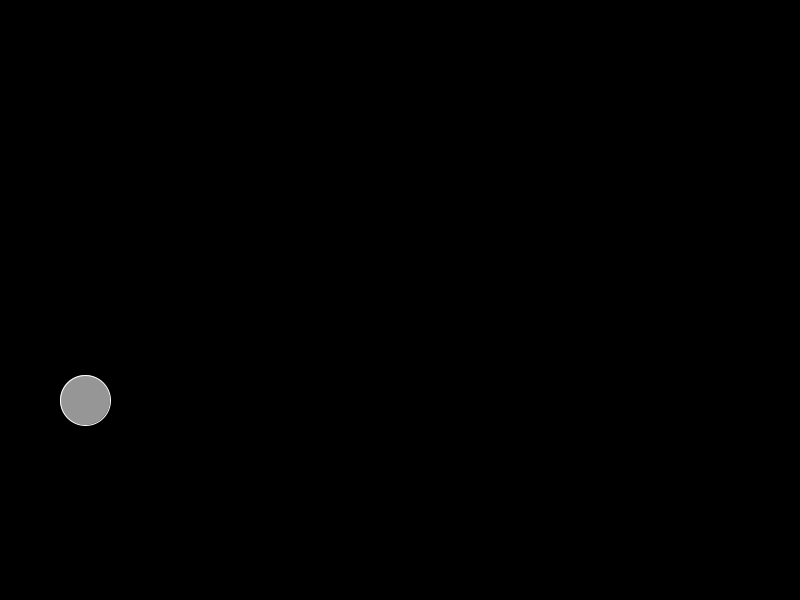
Frame 1 (no input)
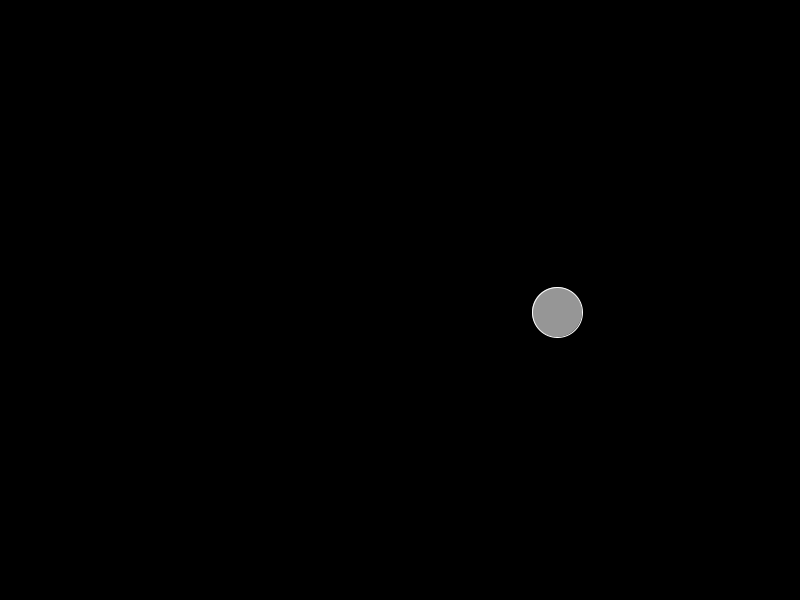
Frame 60 (the mouse pressed at the canvas centre just before this capture)
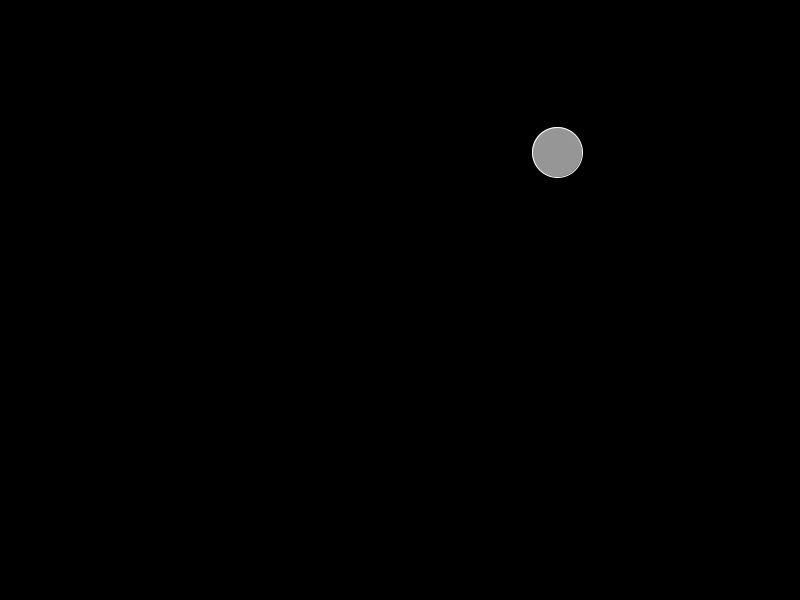
Frame 120 (the mouse held since frame 60 and released just before this capture)

The Processing sketch that drew these frames (run headless with seeded random() and noise(); from frame 60 on, the mouse is pressed at the canvas centre):

// Processing sketch: movingBall
// ── movingBall.pde
int h = 600;
int w = 800;
int circleX = h/7, circleY = w/2;
int rX = 5, rY = 5;

int valueX = 8, valueY = 8;
void setup() {
  size(800, 600);
  background(0);
}

void draw() {
  fill(150);
  stroke(255);
  background(0);

  if(circleX > w-(2*rX) || circleX<0) {
    valueX = -1* valueX;
  }
  if(circleY > h-(2*rY) || circleY<0) {
    valueY = -1* valueY;
  }
  ellipse(circleX, circleY, 50,50);
  circleX = circleX + valueX;
  circleY = circleY + valueY;
}

void mousePressed() {
  background(0);
}

void keyPressed() {
  
}
